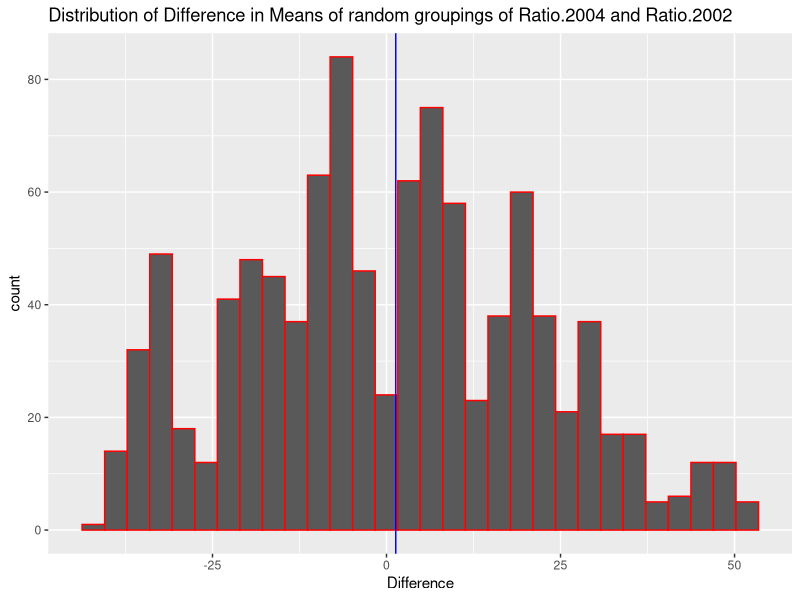

R code for this plot:
## ---- chunk 1
knitr::opts_chunk$set(echo = FALSE, warning = FALSE, message = FALSE)
## ---- chunk 2
library(tidyverse)
trafficData <- read_csv("TrafficDeathsPer1000.csv")%>%
  rename(Country = "Traffic mortality per 100,000, age adjusted")
populationDensity <- read_csv("PopulationDensity.csv")%>%
  rename(Country = "Population density (per square km)")

trafficDataReal <- trafficData %>%
  select(Country,`2002`,`2004`)
trafficDataReal$`2002` <- as.numeric(trafficDataReal$`2002`)
trafficDataReal$`2004` <- as.numeric(trafficDataReal$`2004`)

populationDensityReal <- populationDensity %>%
  select(Country,`2002`,`2004`)
populationDensityReal$`2002` <- as.numeric(populationDensityReal$`2002`)
populationDensityReal$`2004` <- as.numeric(populationDensityReal$`2004`)


mergedData <- trafficDataReal %>%
  inner_join(populationDensityReal, by = "Country", suffix = c(".trafficDeath",".popDensity"))

mergedDataReal <- na.omit(mergedData)
## ---- chunk 3

trafficDataAdam <- na.omit(trafficDataReal) %>%
  select(`2002`,`2004`)
  
as_tibble(trafficDataAdam)%>%
  map_dbl(mean)
## ---- chunk 4
mergedDataAdam <- mergedDataReal %>%
  select(2:5)

myColSummary <- function(df,myFun){
  myOut <- vector("double", length(df))
  for(i in seq(df)){
    myOut[i] <- myFun(df[[i]])
  }
  return(myOut)
}
myColSummary(mergedDataAdam,mean)
myColSummary(mergedDataAdam,sd)

## ---- chunk 5
AdamData <- mergedDataReal %>%
  mutate(Ratio.2002 = `2002.popDensity` / `2002.trafficDeath`, 
         Ratio.2004 = `2004.popDensity` / `2004.trafficDeath`)
#higher the ratio, lower the traffic deaths relative to population density

mean2002 <- AdamData %>%
  select(Ratio.2002)%>%
  summarise(mean = mean(Ratio.2002))
mean2004 <- AdamData %>%
  select(Ratio.2004)%>%
  summarise(mean = mean(Ratio.2004))

differenceActual = mean2004 - mean2002

testData <- AdamData %>%
  select(Ratio.2002, Ratio.2004)

combined <- c(testData$Ratio.2002, testData$Ratio.2004)

permutationAdam <- function(perms = 1000, values, n1)
{
  outputMean <- vector("double", perms)
  for (i in c(1:perms))
  {
    # Randomly separate vector "values" into disjoint 
    # groups of size "n1" and "length(values) - n1" respectively
    
    vector1 <- sample(values, n1)
    vector2 <- setdiff(values, vector1)

    # Compute the sample means for the two groups from 
    firstMean <- mean(vector1)
    secondMean <- mean(vector2)
    
    # Compute the difference in sample means
    meanDifference <- firstMean - secondMean
    
    outputMean[i] <- meanDifference
  }
  # Return new updated vector, created in step 1
  return(outputMean)
}

resultAdam <- permutationAdam(1000,combined,150)

ggplot()+
  geom_histogram(aes(x=resultAdam), col = "red")+
  geom_vline(xintercept = 1.33, col = "blue")+
  labs(title="Distribution of Difference in Means of random groupings of Ratio.2004 and Ratio.2002")+
  xlab("Difference")

percentileData <- sum(resultAdam<1.33)/1000
percentileData
## ---- chunk 6

TrafficRichard <- na.omit(trafficDataReal) %>%
  select(`2002`,`2004`)

as_tibble(TrafficRichard)%>%
  map_dbl(median)
## ---- chunk 7
mergedRichardData <- mergedDataReal %>%
  select(2:5)

myColSummary <- function(df,myFun){
  myOut <- vector("double", length(df))
  for(i in seq(df)){
    myOut[i] <- myFun(df[[i]])
  }
  return(myOut)
}
myColSummary(mergedRichardData,median)
myColSummary(mergedRichardData,sd)
